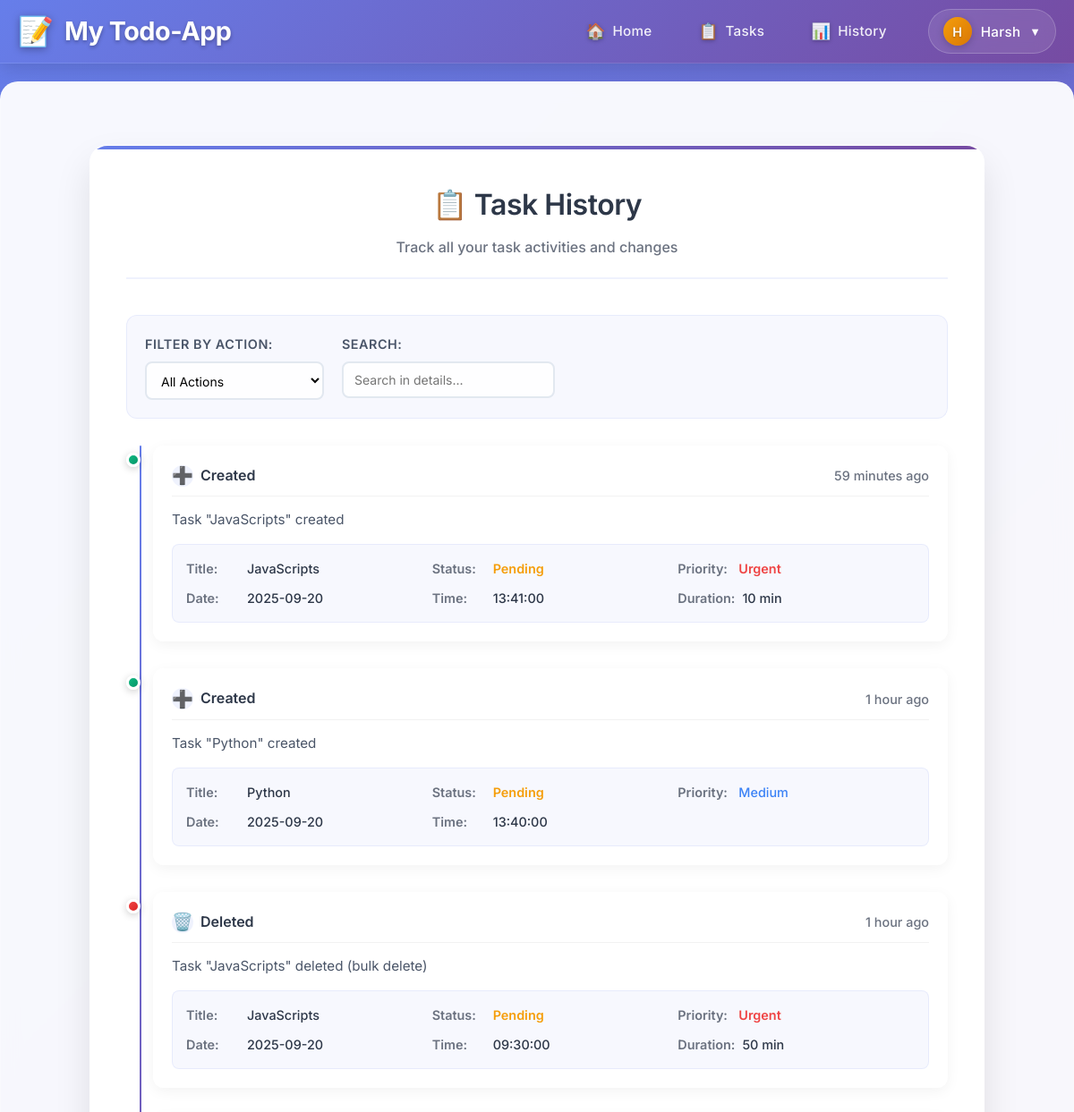
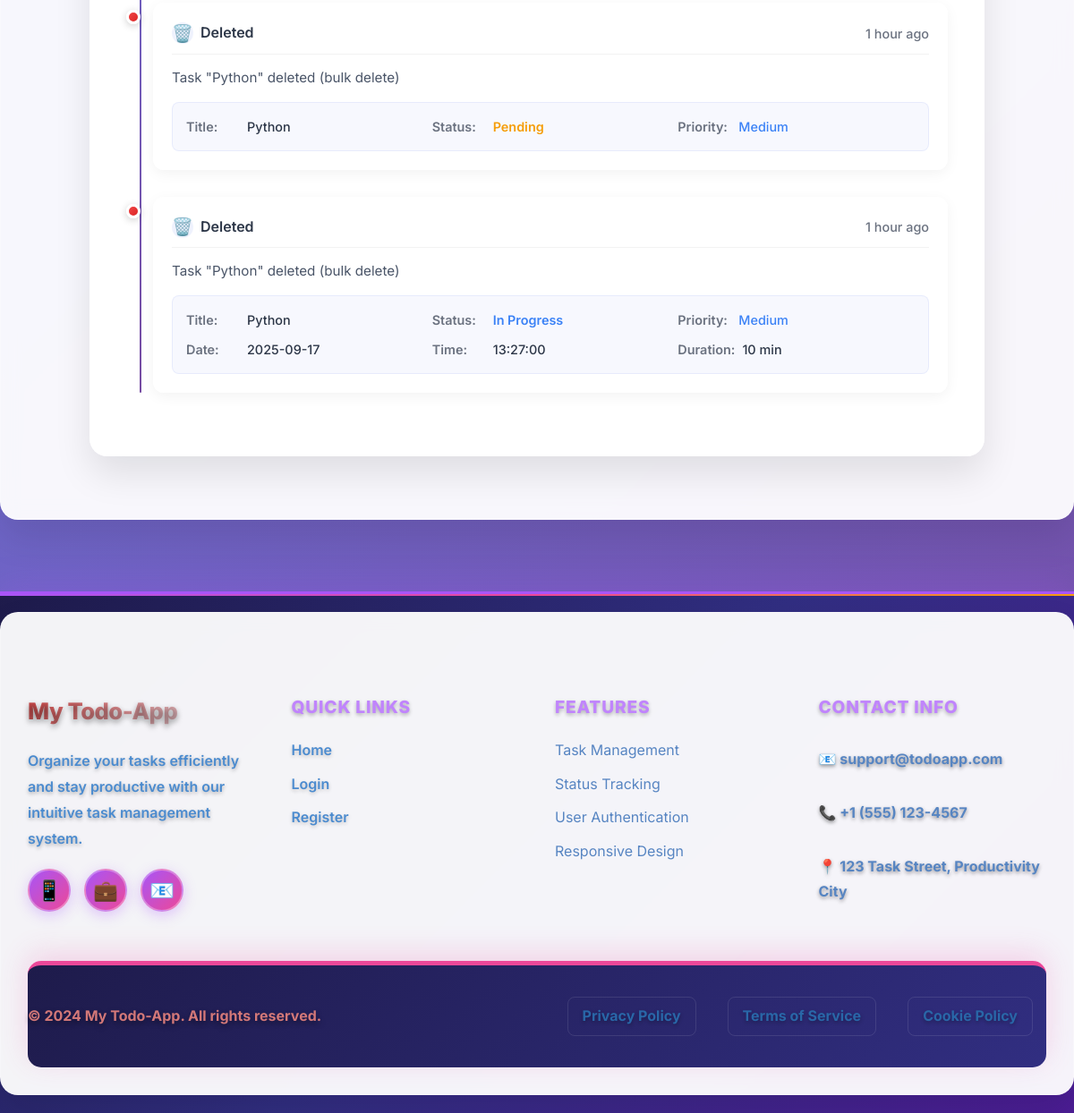
The page /history (signed in) on the database its author committed (2 pictures, top to bottom).
### app/models.py (models this page shows, shortened)
class User(db.Model, UserMixin):
    id = db.Column(db.Integer, primary_key=True)
    username = db.Column(db.String(150), unique=True, nullable=False)
    first_name = db.Column(db.String(150), nullable=False)
    last_name = db.Column(db.String(150), nullable=False)
    email = db.Column(db.String(150), unique=True, nullable=False)
    phone_no = db.Column(db.String(20), unique=True, nullable=False)
    password_hash = db.Column(db.String(256), nullable=False)
    tasks = db.relationship('Task', back_populates='owner', lazy=True)
    reminders = db.relationship('Reminder', back_populates='user', lazy=True)

class TaskHistory(db.Model):
    id = db.Column(db.Integer, primary_key=True)
    task_id = db.Column(db.Integer, db.ForeignKey("task.id"), nullable=True)
    task = db.relationship("Task", back_populates="history")
    user_id = db.Column(db.Integer, db.ForeignKey("user.id"), nullable=False)
    user = db.relationship("User")
    action = db.Column(
        Enum("created", "updated", "deleted", "status_changed", name="task_action"),
        nullable=False
    )
    task_data = db.Column(db.Text, nullable=True)  # JSON string of task data
    details = db.Column(db.String(500), nullable=True)  # e.g., "Status changed from Pending to In Progress"
    created_at = db.Column(db.DateTime, default=datetime.utcnow, nullable=False)
    def get_task_data(self):
        if self.task_data:
            return json.loads(self.task_data)
        return None

### app/routes/tasks.py (the view)
@tasks_bp.route('/history')
@login_required
def task_history():
    history = TaskHistory.query.filter_by(user_id=current_user.id)\
        .order_by(TaskHistory.created_at.desc())\
        .limit(100).all()  # Limit to last 100 entries
    return render_template('task_history.html', history=history)

### app/templates/task_history.html (shortened to what this page needs)
{% extends "base.html" %}
{% block content %}
<div class="history-box">
    <div class="history-header">
        <h2>📋 Task History</h2>
        <p class="history-subtitle">Track all your task activities and changes</p>
    </div>
    {% if history %}
    <div class="history-filters">
        <div class="filter-group">
            <label for="actionFilter">Filter by Action:</label>
            <select id="actionFilter" onchange="filterHistory()">
                <option value="all">All Actions</option>
            </select>
        </div>
        <div class="filter-group">
            <label for="searchFilter">Search:</label>
            <input type="text" id="searchFilter" placeholder="Search in details..." onkeyup="filterHistory()">
        </div>
    </div>
    <div class="history-timeline">
        {% for entry in history %}
        <div class="history-item" data-action="{{ entry.action }}">
            <div class="history-timeline-marker">
                <div class="timeline-dot action-{{ entry.action }}"></div>
            </div>
            <div class="history-content">
                <div class="history-header-info">
                    <div class="history-action">
                        <span class="action-icon action-{{ entry.action }}">
                            {% if entry.action == 'created' %}➕
                            {% elif entry.action == 'updated' %}✏️
                            {% elif entry.action == 'deleted' %}🗑️
                            {% elif entry.action == 'status_changed' %}🔄
                            {% endif %}
                        </span>
                        <span class="action-text">{{ entry.action.replace('_', ' ').title() }}</span>
                    </div>
                    <div class="history-time">
                        <span class="time-ago" data-time="{{ entry.created_at.isoformat() }}"></span>
                    </div>
                </div>
                <div class="history-details">
                    <p class="history-description">{{ entry.details or 'No additional details' }}</p>
                    {% if entry.task_data %}
                    <div class="task-data-summary">
                        {% set task_data = entry.get_task_data() %}
                        <div class="task-info-grid">
                            <div class="task-info-item">
                                <span class="info-label">Title:</span>
                                <span class="info-value">{{ task_data.title }}</span>
                            </div>
                            <div class="task-info-item">
                                <span class="info-label">Status:</span>
                                <span class="info-value status-{{ task_data.status|lower|replace(' ', '-') }}">{{ task_data.status }}</span>
                            </div>
                            <div class="task-info-item">
                                <span class="info-label">Priority:</span>
                                <span class="info-value priority-{{ task_data.priority|lower }}">{{ task_data.priority }}</span>
                            </div>
                            {% if task_data.scheduled_date %}
                            <div class="task-info-item">
                                <span class="info-label">Date:</span>
                                <span class="info-value">{{ task_data.scheduled_date }}</span>
                            </div>
                            {% endif %}
                            {% if task_data.scheduled_time %}
                            <div class="task-info-item">
                                <span class="info-label">Time:</span>
                                <span class="info-value">{{ task_data.scheduled_time }}</span>
                            </div>
                            {% endif %}
                            {% if task_data.estimated_duration %}
                            <div class="task-info-item">
                                <span class="info-label">Duration:</span>
                                <span class="info-value">{{ task_data.estimated_duration }} min</span>
                            </div>
                            {% endif %}
                        </div>
                    </div>
                    {% endif %}
                </div>
            </div>
        </div>
        {% endfor %}
    </div>
    {% endif %}
</div>
{% endblock %}

### app/templates/base.html (shortened to what this page needs)
<!DOCTYPE html>
<html lang="en">
<head>
  <link rel="stylesheet"
    href="{{ url_for('static', filename='css/style.css') }}{% if cache_buster %}?v={{ cache_buster }}{% endif %}" />
</head>
<body>
  <header class="navbar">
    <div class="navbar-container">
      <div class="navbar-brand">
        <a href="{{ url_for('tasks.view_task')}}" class="brand-link">
          <span class="brand-icon">📝</span>
          <span class="brand-text">My Todo-App</span>
        </a>
      </div>
      <nav class="navbar-nav">
        <div class="nav-links">
          <a href="{{ url_for('tasks.view_task')}}" class="nav-link">
            <span class="nav-icon">🏠</span>
            <span class="nav-text">Home</span>
          </a>
          {% if current_user.is_authenticated %}
          <a href="{{ url_for('tasks.view_task')}}" class="nav-link">
            <span class="nav-icon">📋</span>
            <span class="nav-text">Tasks</span>
          </a>
          <a href="{{ url_for('tasks.task_history')}}" class="nav-link">
            <span class="nav-icon">📊</span>
            <span class="nav-text">History</span>
          </a>
          {% endif %}
        </div>
        <div class="nav-auth">
          {% if current_user.is_authenticated %}
          <div class="user-menu">
            <button class="user-toggle" onclick="toggleUserMenu()">
              <span class="user-avatar">{{ current_user.first_name[0] if current_user.first_name else current_user.username[0] }}</span>
              <span class="user-name">{{ current_user.first_name or current_user.username }}</span>
              <span class="dropdown-arrow">▼</span>
            </button>
          </div>
          {% endif %}
        </div>
      </nav>
    </div>
  </header>
  <main class="container">
    {% block content %}{% endblock %}
  </main>
  <footer>
    <div class="container">
      <div class="footer-content">
        <div class="footer-section">
          <h3>My Todo-App</h3>
          <p style="color: #4b8bcf;">Organize your tasks efficiently and stay productive with our intuitive task
            management system.</p>
          <div class="social-links">
            <a href="#" class="social-link" title="GitHub">
              <span>📱</span>
            </a>
            <a href="#" class="social-link" title="LinkedIn">
              <span>💼</span>
            </a>
            <a href="#" class="social-link" title="Email">
              <span>📧</span>
            </a>
          </div>
        </div>
        <div class="footer-section">
          <h4>Quick Links</h4>
          <ul class="footer-links">
            <li><a href="{{ url_for('tasks.view_task') }}">Home</a></li>
            {% if 'user' in session %}
            <li><a href="{{ url_for('auth.logout') }}">Logout</a></li>
            {% else %}
            <li><a href="{{ url_for('auth.login') }}">Login</a></li>
            <li><a href="{{ url_for('auth.register') }}">Register</a></li>
            {% endif %}
          </ul>
        </div>
        <div class="footer-section">
          <h4>Features</h4>
          <ul class="footer-links" style="color: #5785c2;">
            <li>Task Management</li>
            <li>Status Tracking</li>
            <li>User Authentication</li>
            <li>Responsive Design</li>
          </ul>
        </div>
        <div class="footer-section">
          <h4>Contact Info</h4>
          <div class="contact-info">
            <p class="contact-info-p" style="color: #5785c2;">📧 support@todoapp.com</p>
            <p class="contact-info-p" style="color: #5785c2;">📞 +1 (555) 123-4567</p>
            <p class="contact-info-p" style="color: #5785c2;">📍 123 Task Street, Productivity City</p>
          </div>
        </div>
      </div>
      <div class="footer-bottom">
        <div class="footer-bottom-content">
          <p>&copy; 2024 My Todo-App. All rights reserved.</p>
          <div class="footer-bottom-links">
            <a href="#">Privacy Policy</a>
            <a href="#">Terms of Service</a>
            <a href="#">Cookie Policy</a>
          </div>
        </div>
      </div>
    </div>
  </footer>
</body>
</html>

### rows shown on the page
User: first_name "H", first_name "Harsh"
TaskHistory: action.replace "Created", details "Task \"JavaScripts\" created", title "JavaScripts", status "Pending", priority "Urgent", scheduled_date "2025-09-20", scheduled_time "13:41:00", estimated_duration "10"
TaskHistory: action.replace "Created", details "Task \"Python\" created", title "Python", status "Pending", priority "Medium", scheduled_date "2025-09-20", scheduled_time "13:40:00"
TaskHistory: action.replace "Deleted", details "Task \"JavaScripts\" deleted (bulk delete)", title "JavaScripts", status "Pending", priority "Urgent", scheduled_date "2025-09-20", scheduled_time "09:30:00", estimated_duration "50"
TaskHistory: action.replace "Deleted", details "Task \"Python\" deleted (bulk delete)", title "Python", status "Pending", priority "Medium"
TaskHistory: action.replace "Deleted", details "Task \"Python\" deleted (bulk delete)", title "Python", status "In Progress", priority "Medium", scheduled_date "2025-09-17", scheduled_time "13:27:00", estimated_duration "10"
